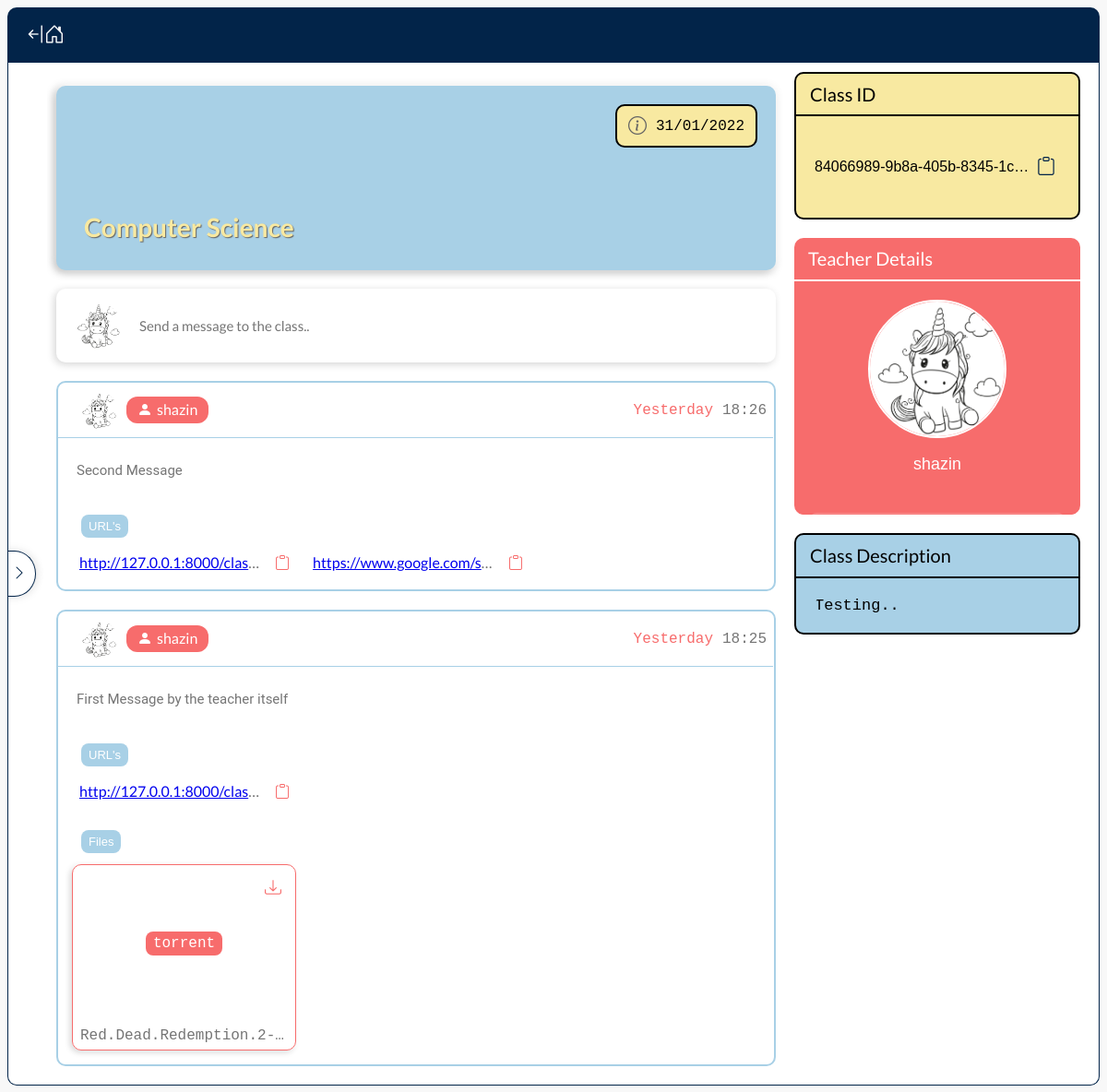
Before: /class/840669899b8a405b83451c50ae6abf59/ (signed in) with the older database file.
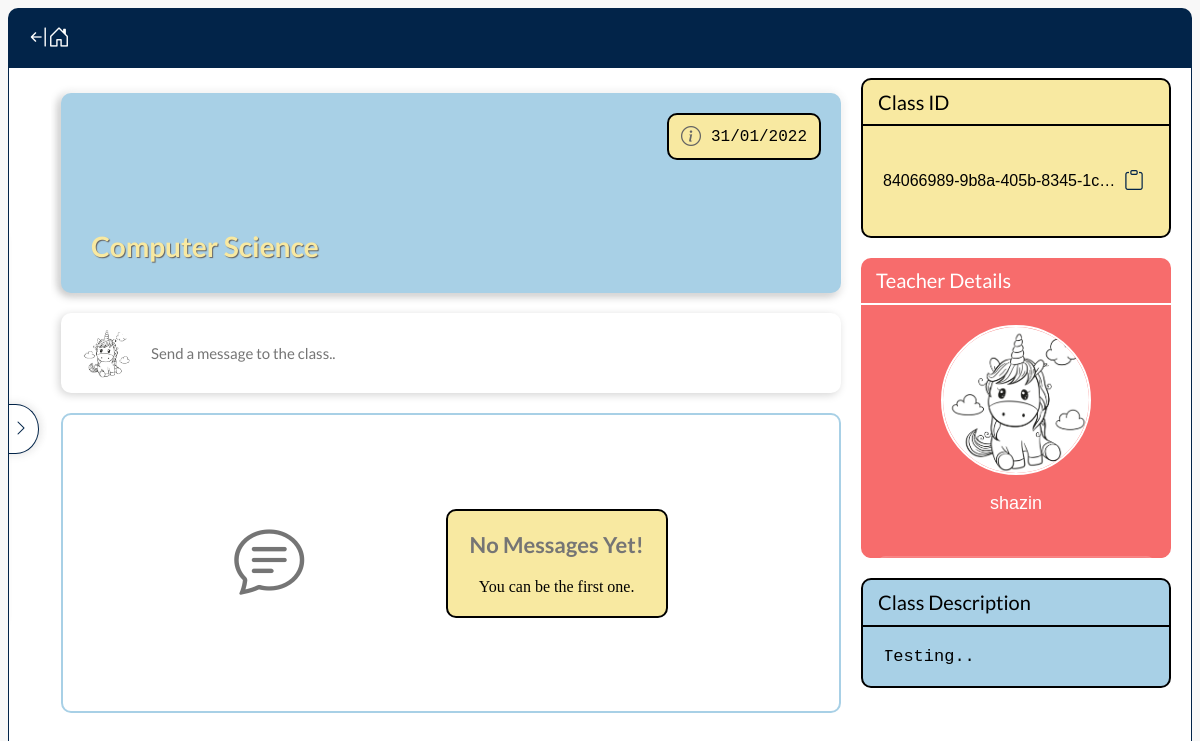
After: the same page with the newer database file.
### home/models.py (models this page shows)
class Class(models.Model):
    id = models.UUIDField(primary_key=True, default=uuid.uuid4, editable=False)
    teacher = models.ForeignKey(CustomUser, on_delete=models.CASCADE)
    title = models.CharField(max_length=80, null=False, blank=False)
    description = models.CharField(max_length=300, null=False, blank=False)
    date_started = models.DateTimeField(auto_now_add=True)
    active = models.BooleanField(default=True)
    @property
    def get_url(self):
        return reverse('classmenu:class', kwargs={'classID' : self.id})
    @property
    def get_url_settings(self):
        return reverse('classmenu:settings', kwargs={'classID' : self.id})
    @property
    def formatted_date(self):
        from .backends import check_if_today_or_yesterday
        return check_if_today_or_yesterday(self.date_started)

### register/models.py (models this page shows, shortened)
class CustomUser(AbstractBaseUser):
    email = models.EmailField(verbose_name='email', max_length=254, unique=True)
    username = models.CharField(max_length=30, unique=False)
    date_joined = models.DateTimeField(verbose_name='date joined', auto_now_add=True)
    last_login = models.DateTimeField(verbose_name='last login', auto_now=True)
    is_admin = models.BooleanField(default=False)
    is_active = models.BooleanField(default=True)
    is_staff = models.BooleanField(default=False)
    is_superuser = models.BooleanField(default=False)
    account_type = models.CharField(max_length=7, choices=ACCOUNT_TYPES, blank=False, null=False)
    profile_pic = models.ImageField(blank=True, upload_to=get_image_upload_location, default='profile/default.jpg')
    bio = models.TextField(max_length=300, null=True, blank=True)
    is_email_verified = models.BooleanField(default=False)
    image_storage_id = models.UUIDField(default=uuid.uuid4, editable=False)
    objects = CustomUserManager()
    USERNAME_FIELD = 'email'
    REQUIRED_FIELDS = ['username', 'account_type']
    @property
    def profile_pic_path(self):
        return f'/media/{self.profile_pic}'

### classmenu/models.py (models this page shows, shortened)
class MessagePublic(models.Model):
    content = models.CharField(max_length=300, blank=False, null=False)
    class_obj = models.ForeignKey(Class, on_delete=models.CASCADE)
    user = models.ForeignKey(CustomUser, on_delete=models.CASCADE)
    files = models.ManyToManyField(File, blank=True)
    urls = models.ManyToManyField(Url, blank=True)
    date = models.DateTimeField(auto_now_add=True)
    @property
    def formatted_date(self):
        from home.backends import check_if_today_or_yesterday
        return check_if_today_or_yesterday(self.date)
    @property
    def time_only(self):
        from home.backends import get_IST_from_UTC, add_zero_to_left
        ISTDate = get_IST_from_UTC(self.date)
        return f'{add_zero_to_left(ISTDate.hour)}:{add_zero_to_left(ISTDate.minute)}'

class Url(models.Model):
    url = models.TextField(blank=False, null=False)

class File(models.Model):
    file = models.FileField(upload_to=get_file_upload_location, max_length=500)
    format = models.CharField(max_length=100, blank=False, null=True)
    location_hint = models.CharField(max_length=10, choices=LOCATION_HINTS, blank=False, null=False)
    class_obj = models.ForeignKey(Class, on_delete=models.CASCADE)
    @property
    def file_name(self):
        return str(self.file).split('/')[-1]
    @property
    def file_location(self):
        return f"/media/{self.file}"

### classmenu/views.py (the view)
# urls.py: path('<classID>/', ClassMenuView.as_view(), name="class"),
class ClassMenuView(View):
    @classentry_check()
    def get(self, request, classID):
        classObj = Class.objects.get(id=classID)
        return render(request, 'classmenu/class.html', {
            'classObj' : classObj,
            'msgObjects' : classObj.messagepublic_set.all(),
        })

### templates/classmenu/class.html (shortened to what this page needs)
{% extends 'classmenu/base.html' %}
{% load static %}
{% block headextraextra %}
<link rel='stylesheet' href="{% static 'css/classmenu/class.css' %}">
{% endblock headextraextra %}
{% block bodyextra %}
<div class="main-content">
    <div class="item header">
        <div class="date-box">
            <i class="bi bi-info-circle"></i>
            <span>{{ classObj.formatted_date }}</span>
        </div>
        <h1>{{ classObj.title }}</h1>
    </div>
    <div class="item msg-div">
        <div class="dummy-overlay">
            <img src="{{ user.profile_pic_path }}">
            <span>Send a message to the class..</span>
        </div>
                        {% include 'blocks/attach-files.html' %}
    </div>
    <div class="all-messages">
        {% if msgObjects %}
            {% for msgObj in msgObjects %}
                <div class="item recieve-msg">
                    <div class="top-bar">
                        <img src="{{ msgObj.user.profile_pic_path }}">
                        {% if msgObj.user == classObj.teacher %}
                            <div class="sender-name" style="color: white; background-color: var(--tertiary-color);">
                                <i class="bi bi-person-fill"></i>
                        {% else %}
                            <div class="sender-name">
                        {% endif %}
                                <span>{{ msgObj.user.username }}</span>
                            </div>
                        {% if msgObj.formatted_date == 'Today' or msgObj.formatted_date == 'Yesterday' %}
                            <div class="date" style="color: var(--tertiary-color)"><span>{{ msgObj.formatted_date }}</span></div>
                            {% else %}
                            <div class="date" style="color: rgb(71, 71, 71)"><span>{{ msgObj.formatted_date }}</span></div>
                        {% endif %}
                        <div class="time"><span>{{ msgObj.time_only }}</span></div>
                    </div>
                    <div class="content-box">
                        <p>{{ msgObj.content }}</p>
                    </div>
                    {% if msgObj.urls.all %}
                        <div class="url-msg-box">
                            <div class="header-box">
                                <span>URL's</span>
                            </div>
                            <div class="content-box">
                                {% for urlObj in msgObj.urls.all %}
                                    <div class="url-container">
                                        <span><a href="{{ urlObj.url }}" target="_blank">{{ urlObj.url }}</a></span>
                                        <div class="icon-butt" onclick="copyText('{{ urlObj.url }}')">
                                            <i class="bi bi-clipboard"></i>
                                        </div>
                                    </div>
                                {% endfor %}
                            </div>
                        </div>
                        {% endif %}
                        {% if msgObj.files.all %}
                        <div class="file-msg-box">
                            <div class="header-box">
                                <span>Files</span>
                            </div>
                            <div class="content-box">
                                {% for fileObj in msgObj.files.all %}
                                    <div class="file-container">
                                        <div class="download-butt" onclick="downloadFile('{{ fileObj.file_location }}')">
                                            <i class="bi bi-download"></i>
                                        </div>
                                        <div class="format-parent">
                                            <div class="format-box">{{ fileObj.format }}</div>
                                        </div>
                                        <div class="bottom-box"><span>{{ fileObj.file_name }}</span></div>
                                    </div>
                                {% endfor %}
                            </div>
                        </div>
                    {% endif %}
                </div>
            {% endfor %}
        {% else %}
        <div class="item empty-div">
            <div class="icon-box">
                <i class="bi bi-chat-text"></i>
            </div>
            <div class="text-box">
                <h2>No Messages Yet!</h2>
                <span>You can be the first one.</span>
            </div>
        </div>
        {% endif %}
    </div>
</div>
<div class="right-content" tabindex="0">
    <div class="item class-id">
        <div class="header">Class ID</div>
        <div class="id-box">
            <span>{{ classObj.id }}</span>
            <div class="icon-box" title="copy">
                <i class="bi bi-clipboard"></i>
            </div>
        </div>
    </div>
    <div class="item teacher-details">
        <div class="header">Teacher Details</div>
        <div class="sub-box">
            <img src="{{ classObj.teacher.profile_pic_path }}"></img>
            <div class="name-box"><p>{{ classObj.teacher.username }}</p></div>
        </div>
        <div class="extra-box">
            <div class="bio-box">{{ classObj.teacher.bio }}</div>
        </div>
    </div>
    <div class="item class-desc">
        <div class="header">Class Description</div>
        <div class="sub-box">
            <div class="desc-box">{{ classObj.description }}</div>
        </div>
    </div>
</div>
{% endblock bodyextra %}

### templates/classmenu/base.html (shortened to what this page needs)
{% extends 'base.html' %}
{% load static %}
{% block headextra %}
<link rel='stylesheet' href="{% static 'css/classmenu/base.css' %}">
{% block headextraextra %}
{% endblock headextraextra %}
{% endblock headextra %}
{% block body %}
<div class="back-box">
    <div class="back-button">
        <i class="bi bi-arrow-bar-left"></i>
        <i class="bi bi-house-door"></i>
    </div>
</div>
<div class="parent-content">
    <div class="nav-bar-box">
        <div class="nav-puller">
            <i class="bi bi-chevron-right"></i>
        </div>
    </div>
    {% block bodyextra %}
    {% endblock bodyextra %}
</div>
{% endblock body %}

### templates/base.html (shortened to what this page needs)
{% load static %}
<!DOCTYPE html>
<html>
<head>
    <link rel="stylesheet" href="https://cdn.jsdelivr.net/npm/bootstrap-icons@1.7.2/font/bootstrap-icons.css">
    <link rel='stylesheet' href="{% static 'css/base.css' %}">
    {% block headextra %}
    {% endblock headextra %}
</head>
<body>
    {% block body %}
    {% endblock body %}
</body>
</html>

### templates/blocks/attach-files.html (shortened to what this page needs)
{% load static %}
<link rel='stylesheet' href="{% static 'css/blocks/attach-files.css' %}">

### static/css/base.css (style rules this page uses)
* { box-sizing: border-box; }
:root { --primary-color: #022449; --secondary-color: #A8D0E6; --secondary-dark-color: #a7ffff; --secondary-light-color: white; --secondary-lighter-color: white; --tertiary-color: #F76C6C; --quaternary-color: #F8E9A1; --text-color: #757575; --shadow-color: rgba(0, 0, 0, 0.349); --shadow-light-color: rgba(0, 0, 0, 0.171); --green-color: #00ff00; --green-light-color: #83ff83; --light-text-color: rgb(230, 230, 230); --error-red-color: red; }

### static/css/classmenu/base.css (style rules this page uses)
body { position: relative; height: calc( 100vh - 18px ); display: flex; justify-content: flex-start; align-items: center; flex-direction: column; background-color: rgb(248, 248, 248); overflow: hidden; }
body > .back-box { position: relative; height: 60px; width: 100%; max-width: 1510px; padding: 0 20px; display: flex; justify-content: flex-start; align-items: center; border-radius: 10px 10px 0 0; background-color: var(--primary-color); }
body > .back-box > .back-button { position: relative; color: white; font-size: 22px; cursor: pointer; transition: color 0.2s; }
body > .back-box > .back-button > i:last-of-type { position: absolute; left: calc(100% - 2px); }
body > .parent-content { height: calc(100% - 60px); max-width: 1510px; width: 100%; background-color: white; border: 1.5px solid var(--primary-color); border-top: none; border-radius: 0 0 10px 10px; display: flex; justify-content: flex-start; flex-direction: column; align-items: center; position: relative; overflow: auto; }
body > .parent-content > .nav-bar-box { width: 130px; height: 100%; display: flex; justify-content: center; align-items: center; position: absolute; left: -90px; transition: left 0.4s, width 0.4s; z-index: 2; }
body > .parent-content > .nav-bar-box > .nav-puller { width: 50px; background-color: white; border: 1px solid var(--primary-color); border-left: none; height: 50px; border-radius: 0 50% 50% 0; box-shadow: 2px 2px 10px rgba(0, 0, 0, 0.06), 2px -2px 10px rgba(0, 0, 0, 0.06); transform: translateX(-10px); padding-right: 9px; display: flex; justify-content: flex-end; align-items: center; cursor: pointer; transition: transform 0.3s; }
body > .parent-content > .nav-bar-box > .nav-puller > i { color: var(--primary-color); transition: transform 0.4s; }

Changed rows visible on the page:
removed MessagePublic: user.profile_pic_path (picture), user.username "shazin", formatted_date "Yesterday", time_only "18:25", content "First Message by the teacher itself"
removed Url: url "http://127.0.0.1:8000/clas…", shown under "shazin"
removed File: format "torrent", file_name "Red.Dead.Redemption.2-…"
removed MessagePublic: user.profile_pic_path (picture), user.username "shazin", formatted_date "Yesterday", time_only "18:26", content "Second Message"
removed Url: url "http://127.0.0.1:8000/clas…", shown under "shazin"
removed Url: url "https://www.google.com/s…", shown under "shazin"
Other visible differences:
text now shown: "No Messages Yet! You can be the first one."
